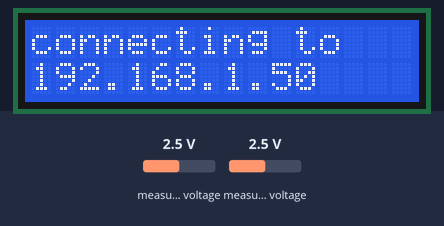
A program run on a simulated ESP32-S2. Parts: 16×2 character LCD. The inputs (shaded band) are chosen by the test bench; at power-on: measured voltage 2.5 V. WiFi joins after 1.5 s; servers stay silent unless stated; storage starts empty; no MQTT or app messages arrive unless stated; what the program prints to the serial monitor is not drawn.

Above: at 7.6 s.
7.7 s: measured voltage (sensor 201) set to 3.8 V
At 9.2 s:
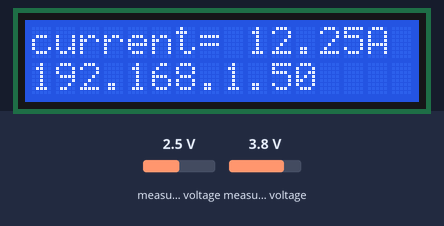
10.7 s: measured voltage (sensor 200) set to 0.1 V
At 12.7 s:
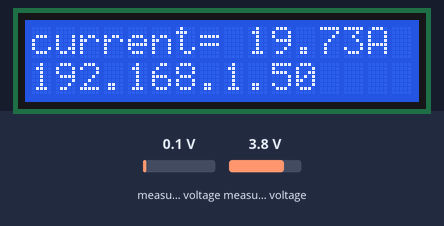
13.7 s: measured voltage (sensor 200) set to 1.2 V
At 16.3 s:
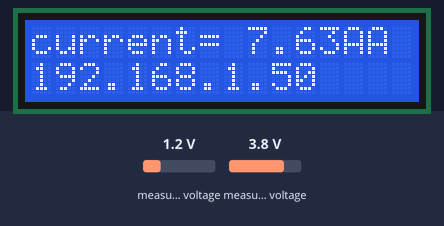
16.7 s: measured voltage (sensor 201) set to 0.1 V
At 18.2 s:
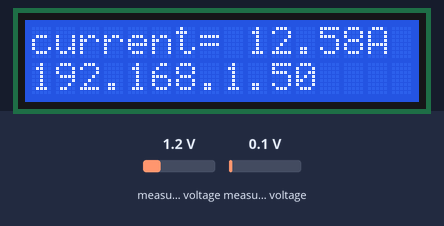
19.4 s: measured voltage (sensor 200) set to 2.5 V
At 21.9 s:
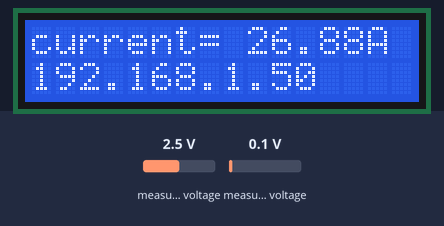
22.4 s: measured voltage (sensor 201) set to 1.2 V
At 25.1 s:
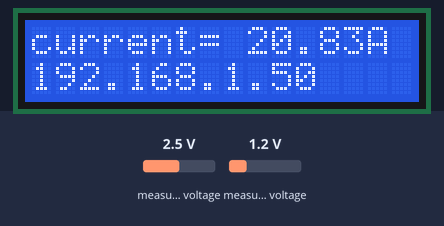
Timing chart, 0 to 26.2 s (numbered marks = the images above; inputs shaded):
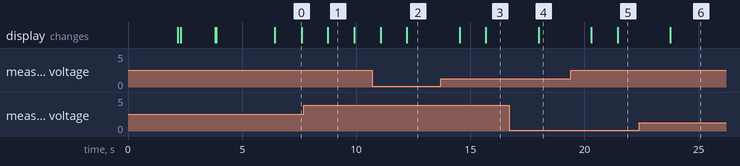

The program:

main.cpp
```cpp
#include <Arduino.h>
#include <FS.h>
#include <SPIFFS.h>
#include <ArduinoJson.h>
#include <WiFi.h>
#include <ArduinoOTA.h>
#include <PubSubClient.h>
#include <ESPmDNS.h>
#include <ADS1X15.h>
#include <LiquidCrystal_I2C.h>
#include "secrets.h"

//#define TAGO
#define LOCAL
#define BROKER_URL "mqtt.tago.io"
#define LOCAL_BROKER_URL "werkveldproject2324.iot.uclllabs.be"
#define LOCAL_BROKER_PORT 1883
#define PUB_TOPIC "meter2"
#define STATE_TOPIC "meter2/state"

#define END_OF_CYCLE 360000 // 3 minutes treshold
#define CYCLE_TRESHOLD 0.2


// uncoomment or make a secret.h file with the following content:
// #ifndef STASSID
// #define STASSID "mySSID"
// #define STAPSK "myPass"
// #endif
//   TagoIO device token
// #define TAGO_TOKEN "TagoToken"
//   Device settings: see excel table
//          session id from 0000, 1000 and 2000 for each device.
//          The session ID will only be rewritten when the file is erased.
// #define WASMACHINE_ID 9999
// #define SENSOR_ID 9999
// #define SESSION_ID 9999

// OPTIONAL OTA settings
// Port defaults to 3232
// ArduinoOTA.setPort(3232);

// Hostname defaults to esp3232-[MAC]
// ArduinoOTA.setHostname("myesp32");

// No authentication by default
// ArduinoOTA.setPassword("admin");

// Password can be set with it's md5 value as well
// MD5(admin) = 21232f297a57a5a743894a0e4a801fc3
// ArduinoOTA.setPasswordHash("21232f297a57a5a743894a0e4a801fc3");


ADS1115 ADS(0x48);
LiquidCrystal_I2C lcd(0x27, 16, 2);
// change to 0x3F for meter 1!!
// slope = 1/accuracy in volt. For the 20A model the accuracy is 100mV/A
float slope = 11;
float intercept = 0.07;

//uncomment to test:
//float intercept = -2;
//constructor for measuring VDD
float measure_vdd(void);

unsigned long startTime = 0; // Variable to store the start time
unsigned long elapsedTime;
unsigned long elapsed_sec;
unsigned long printPeriod = 1000; // in milliseconds

// Track time in milliseconds since last reading
unsigned long previousMillis = 0;
unsigned long lastSample = 0;
unsigned long EndOfCycle = 0;

const char *ssid = STASSID;
const char *password = STAPSK;

WiFiClient espClient;

// callback function for mqtt. Obligatory for PubSubclient.
void callback(char *topic, byte *payload, unsigned int length)
{
  // do something with the message

  String topicStr = topic;
  String recv_payload = String((char *)payload);

  Serial.println("mqtt_callback - message arrived - topic [" + topicStr +
                 "] payload [" + recv_payload + "]");
}
void callback2(char *topic, byte *payload, unsigned int length)
{
  // do something with the message

  String topicStr = topic;
  String recv_payload = String((char *)payload);

  Serial.println("mqtt_callback - message arrived - topic [" + topicStr +
                 "] payload [" + recv_payload + "]");
}
#ifdef TAGO
PubSubClient tago_client(BROKER_URL, 1883, callback, espClient);
#endif
#ifdef LOCAL
PubSubClient local_client(LOCAL_BROKER_URL, LOCAL_BROKER_PORT, callback2, espClient);
#endif
float ADC_value = 0;
float AmpsRMS = 0;
int state = 0;
double sum;
double samples;
uint32_t session_id = SESSION_ID;

float ADC_vdd = 0;

int device_state;
int prev_device_state;

// SPIFFS function definitions
struct HoursOfOperationData
{
  unsigned long lastUpdate;       // Last update time (Unix timestamp)
  unsigned long hoursOfOperation; // Total hours of operation
};
HoursOfOperationData init_time;
uint32_t readNumberFile(fs::FS &fs, const char *path);
HoursOfOperationData readTimeFromFile(fs::FS &fs, const char *counterfile);
void writeTimeToFile(fs::FS &fs, const char *counterfile, const HoursOfOperationData &data);
void writeNumberToFile(fs::FS &fs, const char *counterfile, int session_id);
const char *counterfilename = "/counter.txt";
const char *sessionfilename = "/session_id.txt";

HoursOfOperationData TimeData;

void setup_wifi();
void connect_mqtt();


void setup()
{
  Serial.begin(115200);
  Serial.println("Serial setup");
  ADS.begin();
  Serial.println("Setup ADC converter");
  ADS.setGain(0);     // 6.144 volt
  ADS.setDataRate(7); // 0 = slow   4 = medium   7 = fast
  ADS.setMode(0);     // continuous mode
  ADS.readADC(0);     // first read to trigger ADC

  lcd.init();      // init the LCD
  lcd.backlight(); // Turn on the backlight on LCD.

  // start the filesystem. If there is an error, loop infinitely.
  if (!SPIFFS.begin(true))
  {
    Serial.println("An error occurred while mounting SPIFFS");
    lcd.print("Filesystem error!");
    while (true)
      ;
  }
  // Check if the time counter file exists.
  // IF the file exists, read the contents into the variable
  if (!SPIFFS.exists(counterfilename))
  {
    Serial.println("Counter File does not exist. Creating...");
    File file = SPIFFS.open(counterfilename, "w");
    if (!file)
    {
      Serial.println("Failed to create file");
      lcd.print("error counterfile");
      while (true)
        ;
    }
    else
    init_time.hoursOfOperation = 0;
    init_time.lastUpdate = 0;
    writeTimeToFile(SPIFFS, counterfilename, init_time);
    file.close();
  }
  TimeData = readTimeFromFile(SPIFFS, counterfilename);

  //RESET TIME
  //  init_time.hoursOfOperation = 0;
  //  init_time.lastUpdate = 0;
  //  writeTimeToFile(SPIFFS, counterfilename, init_time);

  // Check if the session ID file exists.
  // IF the file exists, read the contents into the variable
  if (!SPIFFS.exists(sessionfilename))
  {
    Serial.println("Session File does not exist. Creating...");
    File file = SPIFFS.open(sessionfilename, "w");
    if (!file)
    {
      Serial.println("Failed to create file");
      lcd.print("error sessionfile");
      while (true)
        ;
    }
    writeNumberToFile(SPIFFS, counterfilename, SESSION_ID);
    file.close();
  }
  session_id = readNumberFile(SPIFFS, sessionfilename);

  //RESET SESSION ID
  //writeNumberToFile(SPIFFS, sessionfilename, SESSION_ID);

  lcd.print("EcoWashMate");
  // Show welcome message. Meanwhile wait for vdd to stabilise
  delay(2000);
  lcd.clear();
  lcd.print("calibrating...");

  // Measure Vdd.
  ADC_vdd = measure_vdd();

  lcd.clear();
  lcd.print("Vdd = ");
  lcd.print((ADC_vdd * 0.0001875));
  lcd.print(" V");
  delay(1500);
  lcd.setCursor(0, 1);
  lcd.print("connecting to wifi");
  Serial.println("Setup WiFi and MQTT");
  setup_wifi();
  connect_mqtt();

  // reset ADC values for measuring current
  ADS.reset();
  ADS.setGain(0);     // 6.144 volt
  ADS.setDataRate(7); // 0 = slow   4 = medium   7 = fast
  ADS.setMode(0);     // continuous mode
  ADS.readADC(0);     // first read to trigger ADC
  startTime = millis();

    ArduinoOTA
    .onStart([]() {
      String type;
      if (ArduinoOTA.getCommand() == U_FLASH)
        type = "sketch";
      else // U_SPIFFS
        type = "filesystem";

      // NOTE: if updating SPIFFS this would be the place to unmount SPIFFS using SPIFFS.end()
      Serial.println("Start updating " + type);
    })
    .onEnd([]() {
      Serial.println("\nEnd");
    })
    .onProgress([](unsigned int progress, unsigned int total) {
      Serial.printf("Progress: %u%%\r", (progress / (total / 100)));
    })
    .onError([](ota_error_t error) {
      Serial.printf("Error[%u]: ", error);
      if (error == OTA_AUTH_ERROR) Serial.println("Auth Failed");
      else if (error == OTA_BEGIN_ERROR) Serial.println("Begin Failed");
      else if (error == OTA_CONNECT_ERROR) Serial.println("Connect Failed");
      else if (error == OTA_RECEIVE_ERROR) Serial.println("Receive Failed");
      else if (error == OTA_END_ERROR) Serial.println("End Failed");
    });

  ArduinoOTA.begin();

  Serial.println("Ready");
  Serial.print("IP address: ");
  Serial.println(WiFi.localIP());
  lcd.setCursor(0,1);
  lcd.print(WiFi.localIP());
}

void loop()
{
  while (true)
  {
    //every cycle: check for OTA update requests
    ArduinoOTA.handle();
    // state 0: calibrate Vdd and check if wifi/mqtt is connected
    if (state == 0)
    {

      if (!WiFi.isConnected()){
        WiFi.reconnect();
      }
      #ifdef TAGO
      if (!tago_client.connected()){
        connect_mqtt();
      }
      #endif
      #ifdef LOCAL
      if (!local_client.connected()){
        connect_mqtt();
      }
      #endif
      ADC_vdd =  measure_vdd();
      ADS.reset();
      ADS.setGain(0);     // 6.144 volt
      ADS.setDataRate(7); // 0 = slow   4 = medium   7 = fast
      ADS.setMode(0);     // continuous mode
      ADS.readADC(0);     // first read to trigger ADC
      state = 1;
    }
    // state 1: reset sum and sample to 0 and go to state 2
    if (state == 1)
    {
      state = 2;
      previousMillis = millis();
      sum = 0;
      samples = 0;
    }
    // state 2: every 1160µs, we ask the ADC converter for a value.
    // Then we substract the DC offset to get the AC value.
    // Add every measurement to sum.
    if (state == 2)
    {
      uint32_t now = micros();
      if (now - lastSample >= 1160) //  almost exact 860 SPS
      {
        lastSample = now;
        ADC_value = ADS.getValue();
        ADC_value = ADC_value - (ADC_vdd / 2);
        sum = sum + (ADC_value * ADC_value); // square value
        samples++;
      }
      if ((millis() - previousMillis) >= printPeriod)
      {                            // every printPeriod we do the calculation
        previousMillis = millis(); //   update time
        sum = sum / samples;       // get the average current measured
        // Serial.println(samples);
        // Serial.println(sum);
        Serial.print("current: ");
        Serial.print(AmpsRMS);
        Serial.println(" amps RMS");
        // calculate the RMS value. square root sum, multiply by voltage per value and multiply by slope (mV/A).
        // intercept is the zero adjustment.
        AmpsRMS = (sqrt(sum) * (6.144 / 32768) * slope) - intercept;

        if (AmpsRMS < 0)
        {
          AmpsRMS = 0;
        }
        lcd.setCursor(0, 0);
        lcd.print("current= ");
        lcd.print(AmpsRMS);
        lcd.print("A");
        sum = 0;
        samples = 0;
        state = 3;
      }
    }

    // state 3: send the values to MQTT broker
    if (state == 3)
    {
      //reconnect if connection is lost
      if (!WiFi.isConnected()){
        WiFi.reconnect();
      }
      #ifdef TAGO
        if (!tago_client.connected()){
          connect_mqtt();
        }
        #endif
        #ifdef LOCAL
        if (!local_client.connected()){
          connect_mqtt();
        }
        #endif


      Serial.print(device_state);
      // IF the device is OFF and the current is more than 0,5A
      // THEN update the device state to ON, and publish the state on the broker
      if (AmpsRMS >= CYCLE_TRESHOLD && device_state == 0)
      {
        device_state = 1;
        StaticJsonDocument<200> JSONbuffer;
        JsonArray array = JSONbuffer.to<JsonArray>();
        JsonObject state = array.createNestedObject();
        state["variable"] = "state";
        state["value"] = "1"; // 1 = ON
        state["group"] = String(session_id);
        JsonObject meta = state.createNestedObject("metadata");
        meta["wasmachine_id"] = WASMACHINE_ID;
        meta["sensor_id"] = WASMACHINE_ID;
        meta["this_cycle_time"] = elapsed_sec;
        meta["total_time_operated"] = TimeData.hoursOfOperation;
        char JSONmessageBuffer[200];
        serializeJson(JSONbuffer, JSONmessageBuffer);
        #ifdef TAGO
        if (tago_client.publish(STATE_TOPIC, JSONmessageBuffer) == true)
        {
          Serial.println("The cycle has started");
          lcd.setCursor(0,1);
          lcd.print("cycle started");
        }
        #endif
        #ifdef LOCAL
        if (local_client.publish(STATE_TOPIC, JSONmessageBuffer) == true){
          Serial.println("published to local client");
        }
        #endif


      }

      // IF the device state has changed from OFF to ON, increment session ID and write it to file, update start time
      if (device_state == 1)
      {
        session_id = session_id + 1;
        writeNumberToFile(SPIFFS, sessionfilename, session_id);
        device_state = 2;
        startTime = millis();
        elapsedTime = 0;
        elapsed_sec = 0;
        //read the value of Timedata from FS.
        TimeData = readTimeFromFile(SPIFFS, counterfilename);
      }

      // Only send sensor data if the machine is ON
      // send the value in mA as INT.
      if (device_state == 2 || device_state == 3)
      {
        StaticJsonDocument<200> JSONbuffer;               // make a json object
        JsonArray array = JSONbuffer.to<JsonArray>();     // create an array
        JsonObject amperage = array.createNestedObject(); // create a nested object in the array
        amperage["variable"] = "current";                 // add the variable info
        amperage["group"] = String(session_id);
        amperage["unit"] = "mA";
        amperage["value"] = int(AmpsRMS * 1000);
        JsonObject metadata = amperage.createNestedObject("metadata");
        metadata["sensor_id"] = SENSOR_ID;
        metadata["wasmachine_id"] = WASMACHINE_ID;
        metadata["this_cycle_time"] = elapsed_sec;
        metadata["total_time_operated"] = TimeData.hoursOfOperation;
        char JSONmessageBuffer[200];
        serializeJson(JSONbuffer, JSONmessageBuffer);
        // publish the serialised buffer to the broker
        #ifdef TAGO
        if (tago_client.publish(PUB_TOPIC, JSONmessageBuffer) == true)
        {
          Serial.println("Success sending message");
        }
        else
        {
          Serial.println("Error sending message");
        }
        #endif
        #ifdef LOCAL
        if (local_client.publish(PUB_TOPIC, JSONmessageBuffer) == true)
        {
          Serial.println("published to local client");
        }
        else
        {
          Serial.println("Error sending message to local client");
        }
        #endif
      }
      // IF the device is ON and the current is less than 0,5A for END_OF_CYCLE ms
      // THEN update the device state to OFF, and publish the state on the broker

      if (AmpsRMS < CYCLE_TRESHOLD && device_state == 2)
      {
        device_state = 3;
        EndOfCycle = millis();
      }
      if (device_state == 3){
        if (AmpsRMS >= CYCLE_TRESHOLD){
          device_state = 2;
        }
        if ((millis() - EndOfCycle) >= END_OF_CYCLE)
        {
          device_state = 0;
          StaticJsonDocument<200> JSONbuffer;
          JsonArray array = JSONbuffer.to<JsonArray>();
          JsonObject state = array.createNestedObject();
          state["variable"] = "state";
          state["value"] = "2"; //2 = OFF
          state["group"] = String(session_id);
          JsonObject meta = state.createNestedObject("metadata");
          meta["wasmachine_id"] = WASMACHINE_ID;
          meta["sensor_id"] = WASMACHINE_ID;
          meta["this_cycle_time"] = elapsed_sec;
          meta["total_time_operated"] = TimeData.hoursOfOperation;
          char JSONmessageBuffer[200];
          serializeJson(JSONbuffer, JSONmessageBuffer);
          #ifdef TAGO
          if (tago_client.publish(STATE_TOPIC, JSONmessageBuffer) == true)
          {
            Serial.println("The cycle has ended");
            lcd.setCursor(0,1);
            lcd.print("cycle stopped");
          }
          #endif
          #ifdef LOCAL
          if (local_client.publish(STATE_TOPIC, JSONmessageBuffer) == true)
          {
            Serial.println("published to local client)");
            Serial.println("The cycle has ended");
            lcd.setCursor(0,1);
            lcd.print("cycle stopped");
          }
          #endif
          Serial.println(millis() - EndOfCycle);


          Serial.println("Statistics:");
          Serial.println("total seconds on:");
          Serial.println(TimeData.hoursOfOperation);
          Serial.println("last cycle in seconds:");
          Serial.println(TimeData.lastUpdate);
        }
      }
      state = 0;
    }
    // If device is on, record the time that it was on.
    if (device_state == 2 || device_state == 3)
    {
      // Calculate the elapsed time since the start time
      elapsedTime = millis() - startTime;
      TimeData.hoursOfOperation += ((elapsedTime/1000) - TimeData.lastUpdate);
      elapsed_sec = (elapsedTime/1000);
      TimeData.lastUpdate = (elapsedTime/1000);
      writeTimeToFile(SPIFFS, counterfilename, TimeData);
    }
  }
}

void connect_mqtt()
{
  // connect to brokers with auth and set the LWT message
  #ifdef TAGO
  Serial.print("connecting to tago...");

  while (!tago_client.connect("espcurrent", "Token", TAGO_TOKEN, "meter2/state", 1, 1, "[{\"variable\":\"state\",\"value\":\"offline\"}]"))
    ;
  {
    Serial.print(".");
    delay(1000);
  }
  #endif
  #ifdef LOCAL
  Serial.print("connecting to local broker...");
  while (!local_client.connect("meter_2", MQTT_USER, MQTT_PASSWORD, STATE_TOPIC, 1, 1, "[{\"variable\":\"state\",\"value\":\"offline\"}]"))
    ;
  {
    Serial.print(".");
    delay(1000);
  }
  #endif
}

void setup_wifi()
{
  // connect to wifi with ssid and password
  // start the DNS client to look up the IP address of the broker
  delay(10);
  Serial.println();
  Serial.print("Connecting to ");
  Serial.println(ssid);
  lcd.clear();
  lcd.setCursor(0, 0);
  lcd.print("connecting to ");
  lcd.setCursor(0, 1);
  lcd.print(ssid);
  WiFi.mode(WIFI_STA);
  WiFi.setAutoReconnect(true);
  WiFi.begin(ssid, password);
  delay(200);
  while (WiFi.waitForConnectResult() != WL_CONNECTED)
  {
    Serial.println("Connection Failed! Rebooting...");
    lcd.setCursor(0, 0);
    lcd.print("connection failed!");
    lcd.setCursor(0, 1);
    lcd.print("Rebooting...");
    delay(3000);
    ESP.restart();
  }
  while (mdns_init() != ESP_OK)
  {
    delay(1000);
    Serial.println("Starting MDNS...");
  }

  Serial.println("Ready");
  Serial.print("IP address: ");
  Serial.println(WiFi.localIP());
}

// function to measure VDD on channel 1 of the ADC converter
float measure_vdd(void)
{
  float ADC = 0;
  ADS.reset();
  ADS.setGain(0);     // 6.144 volt
  ADS.setDataRate(7); // 0 = slow   4 = medium   7 = fast
  ADS.setMode(0);     // continuous mode
  ADS.readADC(1);     // first read to trigger ADC
  // Measure Vdd. take the average of 1000 samples.
  for (int i = 0; i < 10; i++)
  {
    // wait for conversion to finish. (conversion takes 1160µs)
    delay(2);
    ADC = ADC + ADS.readADC(1);
  }
  ADC = ADC / 10;
  return ADC;
}

// function to read the counter from the filesystem
uint32_t readNumberFile(fs::FS &fs, const char *path)
{
  Serial.printf("Reading file: %s\r\n", path);
  File file = fs.open(path, FILE_READ);
  if (!file || file.isDirectory())
  {
    Serial.println("- failed to open file for reading");
    return 0;
  }
  StaticJsonDocument<256> doc;
  DeserializationError error = deserializeJson(doc, file);
  // Close the file
  file.close();
  // Read the file into a uint32_t variable
  uint32_t fileContent;
  fileContent = doc["session_id"];

  return fileContent;
}

HoursOfOperationData readTimeFromFile(fs::FS &fs, const char *counterfile)
{
  //Serial.print("Reading file: %s\r\n", counterfile);
  File file = fs.open(counterfile, FILE_READ);
  if (!file)
  {
    Serial.println("Failed to open file for reading");
    return {0, 0}; // Return default values
  }
  StaticJsonDocument<256> doc;
  DeserializationError error = deserializeJson(doc, file);
  file.close();
  if (error)
  {
    Serial.println("Failed to parse file");
    return {0, 0}; // Return default values
  }
  HoursOfOperationData data;
  data.lastUpdate = doc["lastUpdate"] ;
  data.hoursOfOperation  = doc["hoursOfOperation"] ;
  return data;
}

void writeTimeToFile(fs::FS &fs, const char *counterfile, const HoursOfOperationData &data)
{
  File file = SPIFFS.open(counterfile, FILE_WRITE);
  if (!file)
  {
    Serial.println("Failed to open file for writing");
    return;
  }
  StaticJsonDocument<256> doc;
  doc["lastUpdate"] = data.lastUpdate;
  doc["hoursOfOperation"] = data.hoursOfOperation ;

  if (serializeJson(doc, file) == 0)
  {
    Serial.println("Failed to write to file");
    return;
  }

  file.close();
}

void writeNumberToFile(fs::FS &fs, const char *counterfile, int session_id){
  File file = SPIFFS.open(counterfile, FILE_WRITE);
  if (!file)
  {
    Serial.println("Failed to open file for writing");
    return;
  }
    StaticJsonDocument<256> doc;
  doc["session_id"] = session_id;

  if (serializeJson(doc, file) == 0)
  {
    Serial.println("Failed to write to file");
    return;
  }
  return;
}
```

Source omitted: secrets.h (266 bytes)

Measured:
- after the input at 7.7 s, the display: changes after 1.1 s (image 1)
- after the input at 10.7 s, the display: first changes after 0.37 s (image 2 shows a later state)
- after the input at 13.7 s, the display: first changes after 0.83 s (image 3 shows a later state)
- after the input at 16.7 s, the display: changes after 1.3 s (image 4)
- after the input at 19.4 s, the display: first changes after 0.89 s (image 5 shows a later state)
- after the input at 22.4 s, the display: changes after 1.4 s (image 6)
- what the display in image 0 shows lasts 1.2 s, from 6.4 s to 7.6 s
